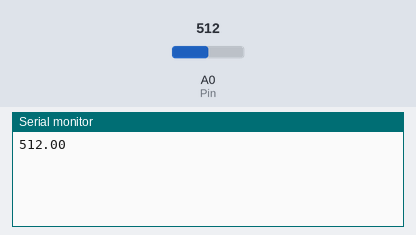
Bench run of a sketch on a simulated Arduino Uno, built with avr-gcc and run on an emulated ATmega328P. Parts: the last lines printed to the serial monitor. The test bench sets the inputs (shaded band); at power-on: A0 (Pin) = 512.

Above: at 1.2 s.
1.3 s: A0 (Pin) set to 716
At 2.4 s:
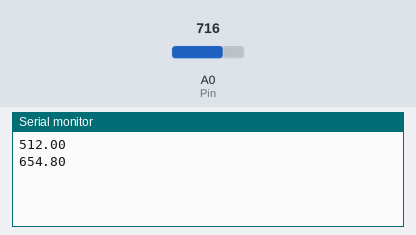
2.8 s: A0 (Pin) set to 900
At 3.8 s:
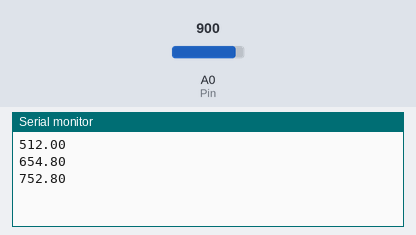
Timing chart, 0 to 5.8 s (numbered marks = the images above; inputs shaded):
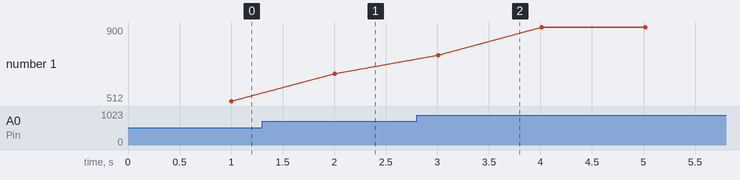

Measured:
- after the input at 1.3 s, the serial monitor: prints a new line after 0.71 s (image 1)
- after the input at 2.8 s, the serial monitor: prints a new line after 0.21 s (image 2)
- plotted number 1: 512 → 654.8 after the input at 1.3 s, 654.8 → 900 after the input at 2.8 s

The sketch:

watersensor.ino
```cpp
float temperature;
int Pin = A0;
const int cnt = 20;
void setup()
{
    Serial.begin(9600);
}

void loop()
{
  temperature = 0;
  for(int i = 0; i < cnt; ++i)
	{
		temperature += analogRead(Pin);
		delay(50);
	}
	Serial.println(temperature/(float)cnt);
}
```
